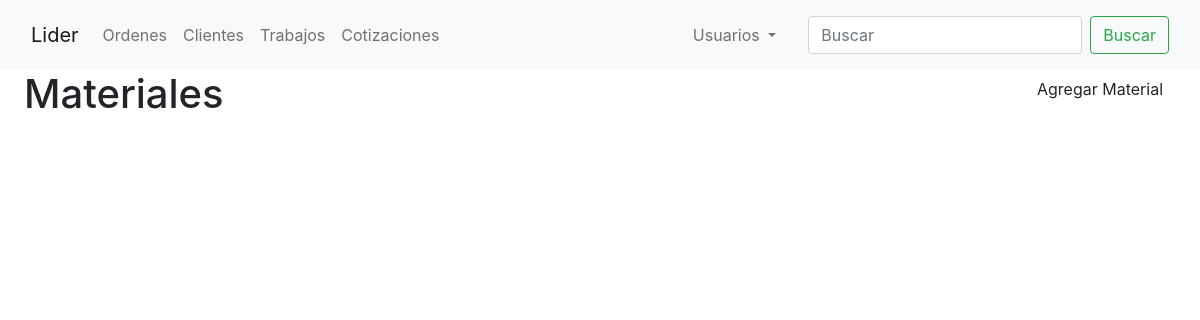
Page /cotizaciones/materiales/ on the earlier database version.
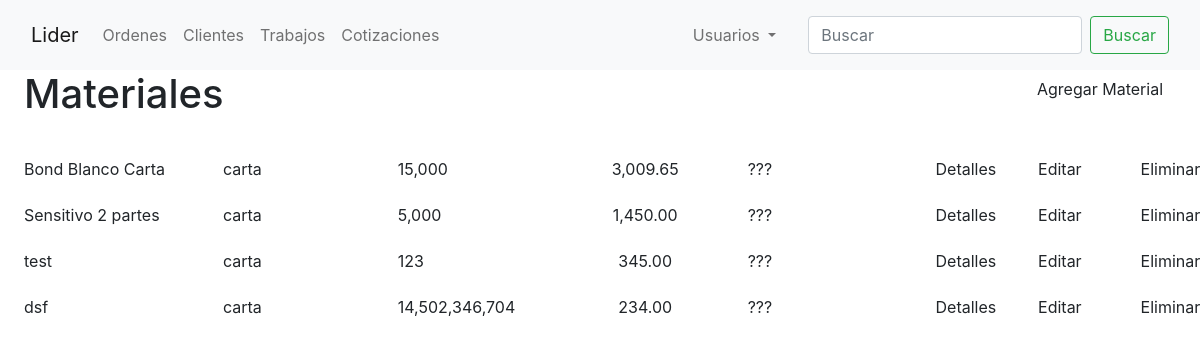
Same page on the later database version.
### orders/models.py (models this page shows, shortened)
class Materials(models.Model):
    name = models.CharField(max_length=50, verbose_name='Nombre del Material')
    size = models.CharField(verbose_name='Medida', max_length=20, default='carta')
    quantity_ordered = models.IntegerField(verbose_name='Cantidad')
    price = models.FloatField(verbose_name='Precio')
    vat = models.CharField(max_length=4, choices=[('1.16', '16%'),
                                                  ('1.08', '8%'),
                                                  ('1', 'N/A')],
                           default=1.08)

### budgets/views.py (the view)
# urls.py: path('materiales/', MaterialsView.as_view(), name='materials'),
class MaterialsView(ListView):
    model = Materials
    template_name = 'budgets/materials.html'
    paginate_by = 15

### templates/budgets/materials.html (shortened to what this page needs)
{% extends 'orders/base.html' %}
{% block content %}
    <div class="row mb-4">
        <div class="col ms-4">
            <h1>Materiales</h1>
        </div>
        <div class="col-auto">
            <a class="btn mx-4" href="{% url 'material-create' %}">Agregar Material</a>
        </div>
    </div>
    {% for material in object_list %}
        <div class="row mb-2">
            <a class="col mx-4 my-auto link-dark" href="#">{{ material.name }}</a>
            <div class="col mx-auto my-auto">{{ material.size }}</div>
            <div class="col my-auto">{{ material.quantity_ordered|floatformat:"g" }}</div>
            <div class="col my-auto text-center">{{ material.price|floatformat:"2g" }}</div>
            <div class="col my-auto">???</div>
            <div class="col-1"><a href="{% url 'material-detail' material.id %}" class="btn">Detalles</a></div>
            <div class="col-1"><a href="{% url 'material-update' material.id %}" class="btn">Editar</a></div>
            <div class="col-1"><a href="{% url 'material-delete' material.id %}" class="btn">Eliminar</a></div>
        </div>
    {% endfor %}
{% endblock content %}

Differences in the rows shown:
added Materials: name "Bond Blanco Carta", size "carta", quantity_ordered "15,000", price "3,009.65"
added Materials: name "Sensitivo 2 partes", size "carta", quantity_ordered "5,000", price "1,450.00"
added Materials: name "test", size "carta", quantity_ordered "123", price "345.00"
added Materials: name "dsf", size "carta", quantity_ordered "14,502,346,704", price "234.00"
